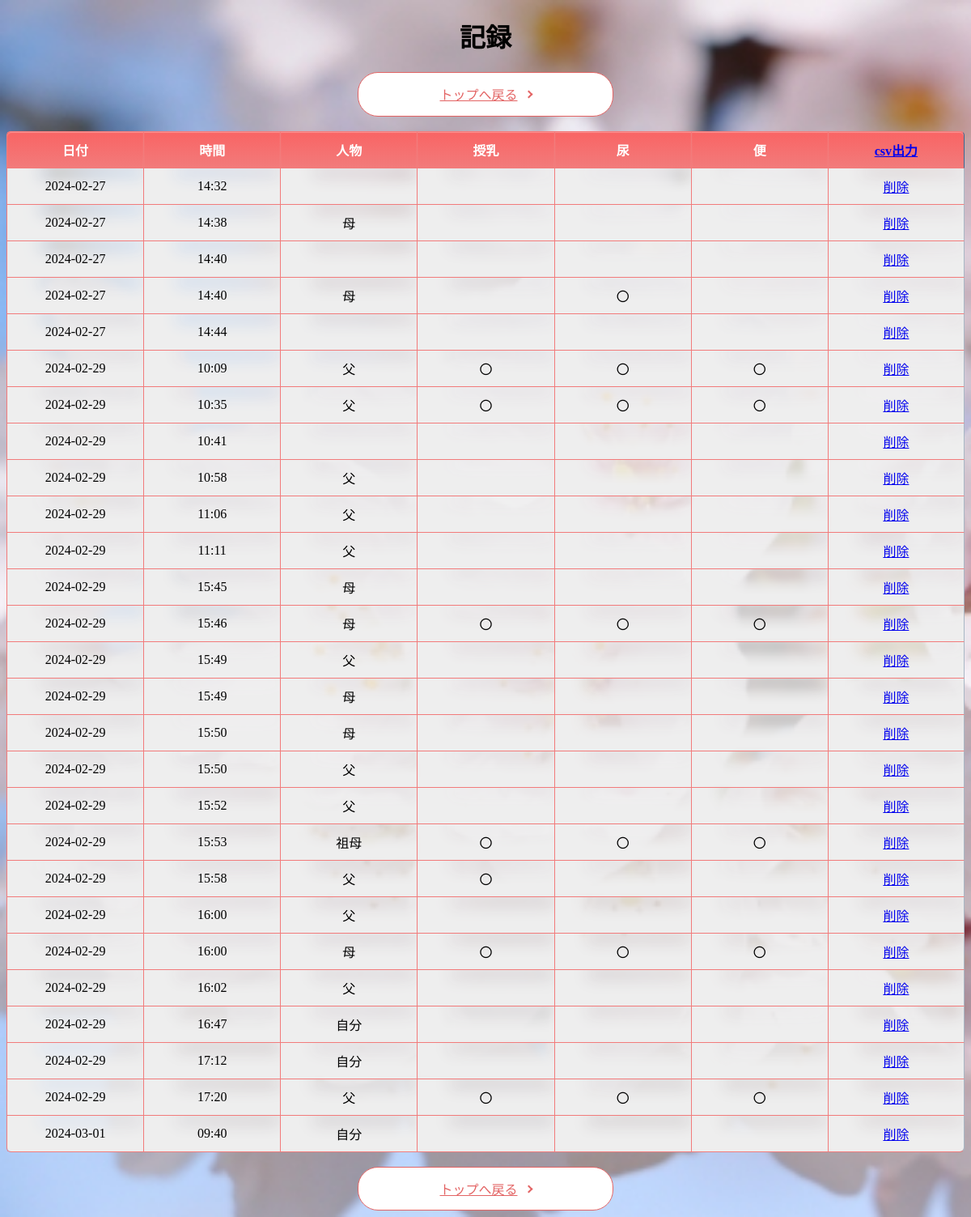
Page /list on the committed database.
### tables this page shows
CREATE TABLE POST (        ID INTEGER PRIMARY KEY AUTOINCREMENT,         USER TEXT,         URINE TEXT,         breastfeeding TEXT,         FLIGHT TEXT,         now TEXT,         DATE TEXT DEFAULT (DATE('now')));

### app.py (the view)
@app.route('/list')
def read_articles():
    db = database.get_db()
    articles = db.execute("SELECT * FROM POST")
    return render_template('list.html', articles=articles,)

### database.py (called while the page is built)
def get_db():
    if 'db' not in g:
        g.db = sqlite3.connect('memo.db')
        g.db.row_factory = sqlite3.Row
    return g.db

### templates/list.html (shortened to what this page needs)
{% extends 'base.html' %}
{% block content %}
    <h1 style="text-align: center;">記録</h1>
    <div style="text-align: center;">
        <a href="/" class="button-29">トップへ戻る</a>
    </div>
    <br>
    <table>
        <thead>
            <tr>
                <th>日付</th>
                <th>時間</th>
                <th>人物</th>
                <th>授乳</th>
                <th>尿</th>
                <th>便</th>
                <th><a href="/result">csv出力</a></th>
            </tr>
        </thead>
        <tbody>
            {% for article in articles %}
                <tr>
                    <td>{{ article['DATE'] }}</td>
                    <td>{{ article['now'] }}</td>
                    <td>{{ article['USER'] }}</td>
                    <td>{{ article['breastfeeding'] }}</td>
                    <td>{{ article['URINE'] }}</td>
                    <td>{{ article['FLIGHT'] }}</td>
                    <td>
                        <a href="{{ url_for('delete_article', id=article['ID']) }}">削除</a>
                    </td>
                </tr>
            {% endfor %}
        </tbody>
    </table>
    <br>
    <div style="text-align: center;">
        <a href="/" class="button-29">トップへ戻る</a>
    </div>
{% endblock %}

### templates/base.html (shortened to what this page needs)
<!DOCTYPE html>
<html lang="ja">
<head>
<link rel="stylesheet" href="{{ url_for('static', filename='style.css') }}">
</head>
{% block content %}{% endblock %}
</html>

### static/style.css (style rules this page uses)
table { width: 100%; border-collapse:separate; border-spacing: 0; }
table th:first-child { border-radius: 5px 0 0 0; }
table th:last-child { border-radius: 0 5px 0 0; border-right: 1px solid #3c6690; }
table th { text-align: center; color:white; background: linear-gradient(#f96464,#f27b7b); border-left: 1px solid #f27b7b; border-top: 1px solid #f27b7b; border-bottom: 1px solid #f27b7b; box-shadow: 0px 1px 1px rgba(255,255,255,0.3) inset; width: 8%; padding: 10px 0; }
table td { text-align: center; border-left: 1px solid #f27b7b; border-bottom: 1px solid #f27b7b; border-top:none; box-shadow: 20px -17px 20px 20px #eee inset; width: 8%; padding: 10px 0; }
table td:last-child { border-right: 1px solid #a8b7c5; }
table tr:last-child td:first-child { border-radius: 0 0 0 5px; }
table tr:last-child td:last-child { border-radius: 0 0 5px 0; }
.button-29 { display: flex; justify-content: center; align-items: center; position: relative; width: 250px; margin:0 auto; padding: .9em 2em; overflow: hidden; border: 1px solid #e36464; border-radius: 25px; background-color: #fff; color: #e36464; font-size: 1em; }
.button-29::before { position: absolute; top: 0; left: 0; z-index: -1; width: 0; height: 100%; background-color: #e36464; content: ''; transition: width .3s ease; }
.button-29::after { transform: rotate(45deg); width: 5px; height: 5px; margin-left: 10px; border-top: 2px solid #e36464; border-right: 2px solid #e36464; content: ''; }

### rows in the picture
POST: DATE "2024-02-27", now "14:32"
POST: DATE "2024-02-27", now "14:38", USER "母"
POST: DATE "2024-02-27", now "14:40"
POST: DATE "2024-02-27", now "14:40", USER "母", URINE "〇"
POST: DATE "2024-02-27", now "14:44"
POST: DATE "2024-02-29", now "10:09", USER "父", breastfeeding "〇", URINE "〇", FLIGHT "〇"
POST: DATE "2024-02-29", now "10:35", USER "父", breastfeeding "〇", URINE "〇", FLIGHT "〇"
POST: DATE "2024-02-29", now "10:41"
POST: DATE "2024-02-29", now "10:58", USER "父"
POST: DATE "2024-02-29", now "11:06", USER "父"
POST: DATE "2024-02-29", now "11:11", USER "父"
POST: DATE "2024-02-29", now "15:45", USER "母"
POST: DATE "2024-02-29", now "15:46", USER "母", breastfeeding "〇", URINE "〇", FLIGHT "〇"
POST: DATE "2024-02-29", now "15:49", USER "父"
POST: DATE "2024-02-29", now "15:49", USER "母"
POST: DATE "2024-02-29", now "15:50", USER "母"
POST: DATE "2024-02-29", now "15:50", USER "父"
POST: DATE "2024-02-29", now "15:52", USER "父"
POST: DATE "2024-02-29", now "15:53", USER "祖母", breastfeeding "〇", URINE "〇", FLIGHT "〇"
POST: DATE "2024-02-29", now "15:58", USER "父", breastfeeding "〇"
POST: DATE "2024-02-29", now "16:00", USER "父"
POST: DATE "2024-02-29", now "16:00", USER "母", breastfeeding "〇", URINE "〇", FLIGHT "〇"
POST: DATE "2024-02-29", now "16:02", USER "父"
POST: DATE "2024-02-29", now "16:47", USER "自分"
POST: DATE "2024-02-29", now "17:12", USER "自分"
POST: DATE "2024-02-29", now "17:20", USER "父", breastfeeding "〇", URINE "〇", FLIGHT "〇"
POST: DATE "2024-03-01", now "09:40", USER "自分"
